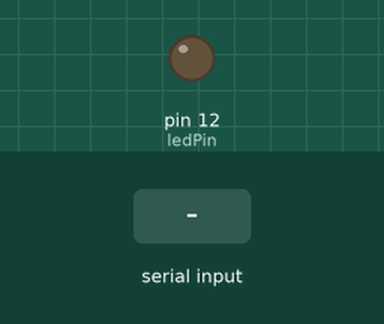
Bench run of a sketch on a simulated Arduino Uno, built with avr-gcc and run on an emulated ATmega328P. Shown: output pins drawn as LEDs (lit = HIGH). Dashed ring = blinking. The inputs (shaded band) are chosen by the test bench.

Above: at 1.2 s.
1.3 s: "90,45\n" received over Serial
At 1.37 s:
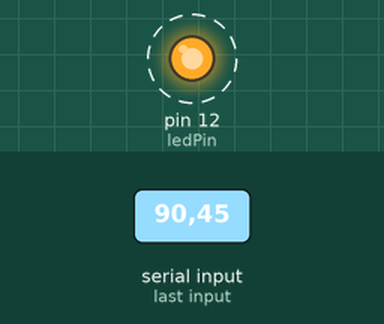
Timing chart, 0 to 8.1 s (numbered marks = the images above; inputs shaded):
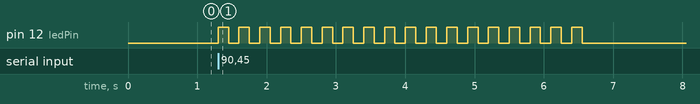

The sketch:

website_visit.ino
```cpp
	/* Arduino WebVisitors Blinker by Dimme.net */

	int ledPin = 12;
	int val = 0;

	void setup() {
	  Serial.begin(9600);
	  pinMode(ledPin, OUTPUT);
	}

	void loop () {
	  val = Serial.read();

	  if (val > '0' && val <= '9') {
	    val = val - '0';
	    for(int i=0; i<val; i++) {
	      digitalWrite(ledPin,HIGH);
	      delay(150);
	      digitalWrite(ledPin, LOW);
	      delay(150);
	    }
	  }
	}
```

Measured:
- after the input at 1.3 s, pin 12 (ledPin): alternates HIGH for 0.15 s and LOW for 0.15 s, 36 changes in all, then stays LOW, starting at once
